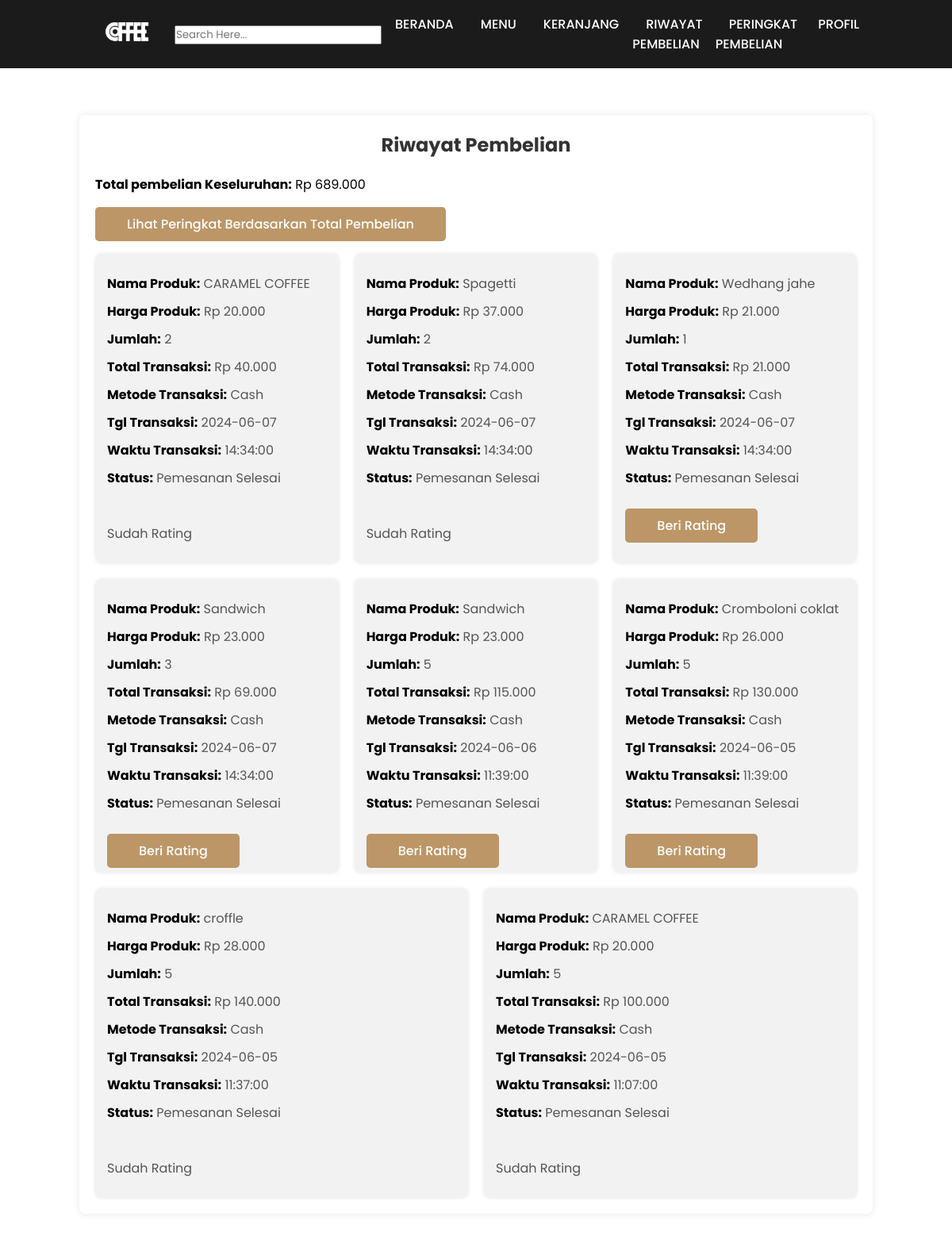
The app's page /user/riwayatbeli.php (signed in) with its own data.
### tables this page shows
CREATE TABLE `transaksi` (
  `id_transaksi` int(11) NOT NULL,
  `id_user` int(11) NOT NULL,
  `id_produk` int(11) NOT NULL,
  `total_transaksi` varchar(11) NOT NULL,
  `metode_transaksi` varchar(20) NOT NULL,
  `tanggal_transaksi` date NOT NULL,
  `jumlah` varchar(11) DEFAULT NULL,
  `waktu_transaksi` time DEFAULT NULL,
  `rating` int(1) DEFAULT NULL,
  `status` varchar(50) NOT NULL DEFAULT 'Konfirmasi'
);

CREATE TABLE `products` (
  `id_produk` int(11) NOT NULL,
  `nama_produk` varchar(30) NOT NULL,
  `harga_produk` varchar(11) NOT NULL,
  `gambar_produk` varchar(255) DEFAULT NULL,
  `kategori` varchar(30) DEFAULT NULL,
  `deskripsi` varchar(1000) DEFAULT NULL
);

### user/riwayatbeli.php (the view, shortened to what this page needs)
<?php
include '../koneksi.php';
$username = $_SESSION['username'];
$query = "SELECT * FROM user WHERE username = '$username'";
$result = mysqli_query($mysqli, $query);
$userData = mysqli_fetch_assoc($result);
$id_user = $userData['id_user'];
$query = "
    SELECT transaksi.id_transaksi, products.nama_produk, products.harga_produk, transaksi.jumlah, transaksi.total_transaksi, transaksi.metode_transaksi, transaksi.tanggal_transaksi, transaksi.waktu_transaksi, transaksi.id_produk, transaksi.rating, transaksi.status
    FROM transaksi
    JOIN products ON transaksi.id_produk = products.id_produk
    WHERE transaksi.id_user = '$id_user'
    ORDER BY transaksi.tanggal_transaksi DESC, transaksi.waktu_transaksi DESC
";
$result = mysqli_query($mysqli, $query);
$query_total = "
    SELECT SUM(total_transaksi) as total_amount
    FROM transaksi
    WHERE id_user = '$id_user'
";
$result_total = mysqli_query($mysqli, $query_total);
$totalAmount = mysqli_fetch_assoc($result_total)['total_amount'];
?>
<!DOCTYPE html>
<html lang="en">
<head>
    <link rel="stylesheet" href="riwayatbeli.css">
</head>
<body>
<header>
    <a href="#" class="logo">
        <img src="img/logo.png" alt="">
    </a>
    <div class="search-box">
        <input type="search" name="" id="" placeholder="Search Here...">
    </div>
    <ul class="navbar">
        <li><a href="index.php">Beranda</a></li>
        <li><a href="produk.php">Menu</a></li>
        <li><a href="keranjang.php">Keranjang</a></li>
        <li><a href="riwayatbeli.php">Riwayat Pembelian</a></li>
        <li><a href="peringkat.php">Peringkat Pembelian</a></li>
        <li><a href="profil.php">Profil</a></li>
    </ul>
</header>
<br><br><br>
<section class="riwayatbeli">
    <div class="container">
        <h1>Riwayat Pembelian</h1>
        <p><strong>Total pembelian Keseluruhan:</strong> Rp <?php echo number_format($totalAmount, 0, ',', '.'); ?></p> <br>
        <a href="peringkat.php" class="btn">Lihat Peringkat Berdasarkan Total Pembelian</a><br><br>
        <div class="transactions-container">
            <?php
            if (mysqli_num_rows($result) > 0) {
                while ($row = mysqli_fetch_assoc($result)) {
                    ?>
                    <div class="transaction" id="transaction-<?php echo $row['id_transaksi']; ?>">
                        <p><strong>Nama Produk:</strong> <?php echo htmlspecialchars($row['nama_produk']); ?></p>
                        <p><strong>Harga Produk:</strong> Rp <?php echo number_format($row['harga_produk'], 0, ',', '.'); ?></p>
                        <p><strong>Jumlah:</strong> <?php echo htmlspecialchars($row['jumlah']); ?></p>
                        <p><strong>Total Transaksi:</strong> Rp <?php echo number_format($row['total_transaksi'], 0, ',', '.'); ?></p>
                        <p><strong>Metode Transaksi:</strong> <?php echo htmlspecialchars($row['metode_transaksi']); ?></p>
                        <p><strong>Tgl Transaksi:</strong> <?php echo htmlspecialchars($row['tanggal_transaksi']); ?></p>
                        <p><strong>Waktu Transaksi:</strong> <?php echo htmlspecialchars($row['waktu_transaksi']); ?></p>
                        <p><strong>Status:</strong> <?php echo htmlspecialchars($row['status']); ?></p>
                        <br>
                        <?php if ($row['status'] == 'Pesanan di proses' || $row['status'] == 'Konfirmasi'): ?>
                            <button class="btn-cancel" onclick="confirmCancelOrder(<?php echo $row['id_transaksi']; ?>)">Batalkan Pemesanan</button>
                        <?php elseif ($row['status'] == 'Pemesanan Selesai'): ?>
                            <?php if ($row['rating']): ?>
                                <p>Sudah Rating</p>
                            <?php else: ?>
                                <a href="ratingmenu.php?id_produk=<?php echo $row['id_produk']; ?>" class="btn">Beri Rating</a>
                            <?php endif; ?>
                        <?php else: ?>
                            <p>Pemesanan sedang diproses</p>
                        <?php endif; ?>
                    </div>
                    <?php
                }
            } else {
                echo "<p>Belum ada riwayat pembelian.</p>";
            }
            ?>
        </div>
    </div>
</section>
</body>
</html>

### user/riwayatbeli.css (style rules this page uses)
* { font-family: 'Poppins', sans-serif; margin: 0; padding: 0; box-sizing: border-box; scroll-padding-top: 4rem; scroll-behavior: smooth; list-style: none; text-decoration: none; }
:root { --main-color: #bc9667; --second-color: #edeae3; --text-color: #1b1b1b; --bg-color: #fff; --box-shadow: 2px 2px 10px 4px rgb(14 55 54 / 15%); }
header { background-color: #1b1b1b; position: fixed; width: 100%; top: 0; right: 0; z-index: 10000; display: flex; justify-content: space-around; align-items: center; padding: 18px 100px; transition: 0.5s linear; }
.logo img { width: 120px; }
.navbar { display: flex; }
.navbar a { padding: 8px 17px; color: var(--bg-color); font-size: 1rem; text-transform: uppercase; font-weight: 500; }
.container { max-width: 1200px; margin: 20px auto; background: #fff; padding: 20px; box-shadow: 0 0 10px rgba(0, 0, 0, 0.1); border-radius: 8px; }
h1 { text-align: center; color: #333; margin-bottom: 20px; }
.transactions-container { display: flex; flex-wrap: wrap; gap: 20px; justify-content: space-between; }
.transaction { background-color: #f2f2f2; padding: 15px; border-radius: 8px; box-shadow: 0 0 5px rgba(0, 0, 0, 0.1); transition: background-color 0.3s ease; flex: 1 1 calc(33.333% - 20px); box-sizing: border-box; }
.transaction p { margin: 10px 0; color: #555; }
.transaction p strong { color: #000; }
section { padding: 50px 100px; }
.btn { padding: 10px 40px; border-radius: 0.3rem; background: var(--main-color); color: var(--bg-color); font-weight: 500; }

### records on screen
transaksi: id_produk.nama_produk "CARAMEL COFFEE", id_produk.harga_produk "20.000", jumlah "2", total_transaksi "40.000", metode_transaksi "Cash", tanggal_transaksi "2024-06-07", waktu_transaksi "14:34:00", status "Pemesanan Selesai", rating "Sudah Rating"
transaksi: id_produk.nama_produk "Spagetti", id_produk.harga_produk "37.000", jumlah "2", total_transaksi "74.000", metode_transaksi "Cash", tanggal_transaksi "2024-06-07", waktu_transaksi "14:34:00", status "Pemesanan Selesai", rating "Sudah Rating"
transaksi: id_produk.nama_produk "Wedhang jahe", id_produk.harga_produk "21.000", jumlah "1", total_transaksi "21.000", metode_transaksi "Cash", tanggal_transaksi "2024-06-07", waktu_transaksi "14:34:00", status "Pemesanan Selesai"
transaksi: id_produk.nama_produk "Sandwich", id_produk.harga_produk "23.000", jumlah "3", total_transaksi "69.000", metode_transaksi "Cash", tanggal_transaksi "2024-06-07", waktu_transaksi "14:34:00", status "Pemesanan Selesai"
transaksi: id_produk.nama_produk "Sandwich", id_produk.harga_produk "23.000", jumlah "5", total_transaksi "115.000", metode_transaksi "Cash", tanggal_transaksi "2024-06-06", waktu_transaksi "11:39:00", status "Pemesanan Selesai"
transaksi: id_produk.nama_produk "Cromboloni coklat", id_produk.harga_produk "26.000", jumlah "5", total_transaksi "130.000", metode_transaksi "Cash", tanggal_transaksi "2024-06-05", waktu_transaksi "11:39:00", status "Pemesanan Selesai"
transaksi: id_produk.nama_produk "croffle", id_produk.harga_produk "28.000", jumlah "5", total_transaksi "140.000", metode_transaksi "Cash", tanggal_transaksi "2024-06-05", waktu_transaksi "11:37:00", status "Pemesanan Selesai", rating "Sudah Rating"
transaksi: id_produk.nama_produk "CARAMEL COFFEE", id_produk.harga_produk "20.000", jumlah "5", total_transaksi "100.000", metode_transaksi "Cash", tanggal_transaksi "2024-06-05", waktu_transaksi "11:07:00", status "Pemesanan Selesai", rating "Sudah Rating"

### other values on screen
$totalAmount "689.000"
